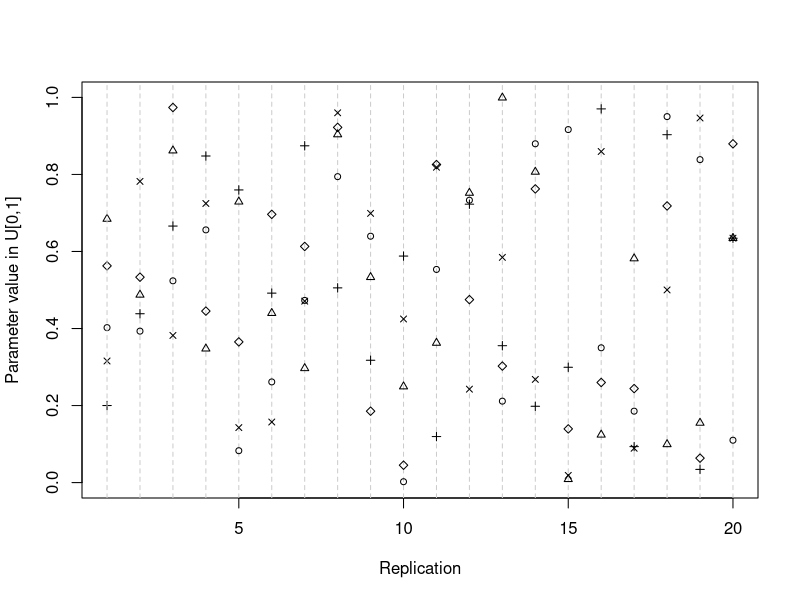

This chart was generated by the following R code:
#latin hypercube sampling

library(lhs)

#n=number of points (i.e. replicas) --how many values of each dimension?
#k=number of dimensions (i.e. parameters) --how many dimensions (i.e. parameters)?
set.seed(1234)
lhyp1 <- maximinLHS(n=20,k=5,dup=1)

plot(rep(1,ncol(lhyp1)),lhyp1[1,],xlim=c(1,nrow(lhyp1)),ylim=c(0,1),pch=c(1:ncol(lhyp1)),cex=0.8,
     xlab="Replication",ylab="Parameter value in U[0,1]")
abline(v=1,lty=2,col="grey 80")
for (i in 2:nrow(lhyp1)) {
  abline(v=i,lty=2,col="grey 80")
  points(rep(i,ncol(lhyp1)),lhyp1[i,],pch=c(1:ncol(lhyp1)),cex=0.8)
}
